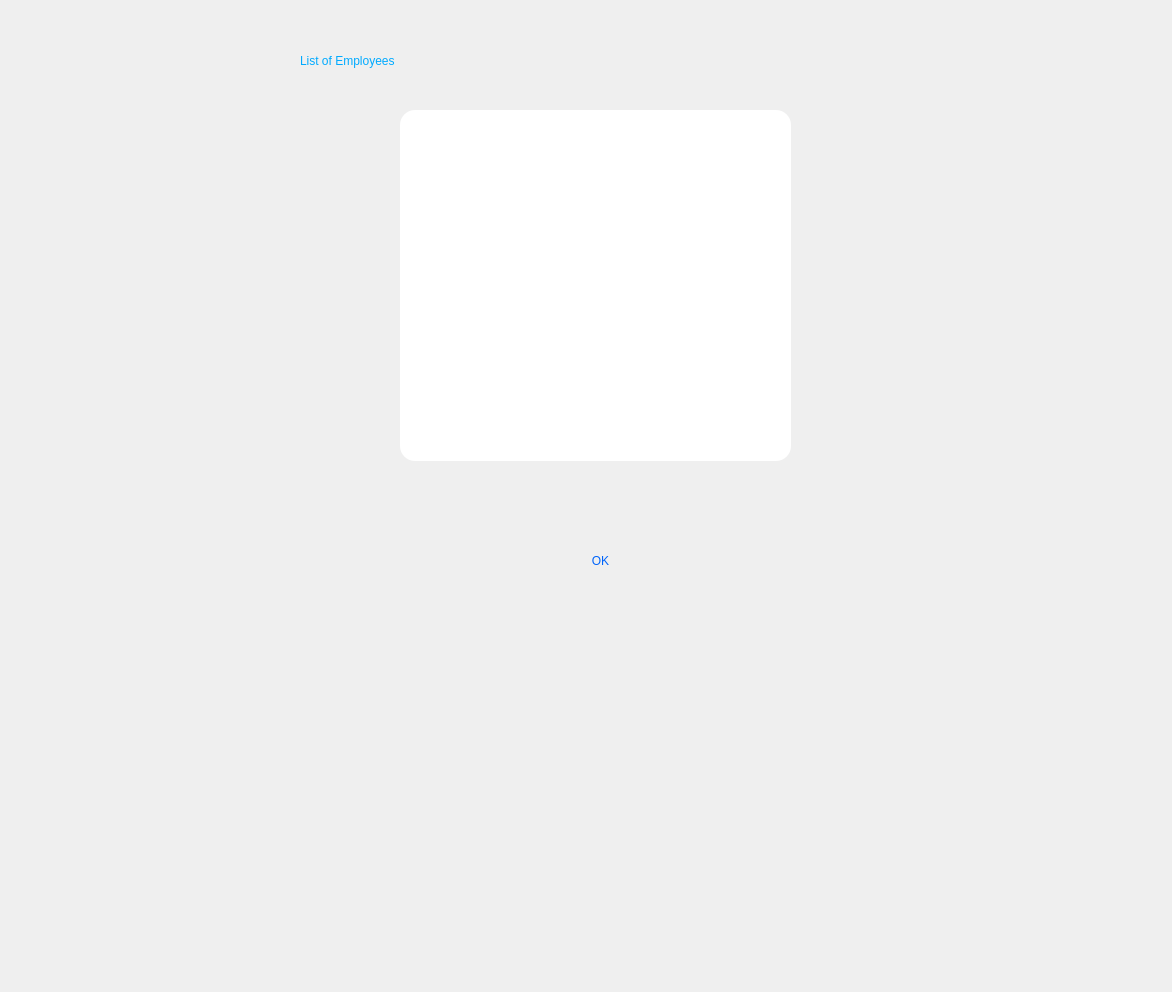
<?xml version="1.0" encoding="UTF-8"?>
<ui version="4.0">
 <class>listemployee</class>
 <widget class="QDialog" name="listemployee">
  <property name="geometry">
   <rect>
    <x>0</x>
    <y>0</y>
    <width>1172</width>
    <height>992</height>
   </rect>
  </property>
  <property name="windowTitle">
   <string>Dialog</string>
  </property>
  <property name="styleSheet">
   <string notr="true">background-image: url(:/Screenshot 2024-07-05 130354.png);</string>
  </property>
  <widget class="QListWidget" name="listWidget">
   <property name="geometry">
    <rect>
     <x>400</x>
     <y>110</y>
     <width>391</width>
     <height>351</height>
    </rect>
   </property>
   <property name="styleSheet">
    <string notr="true">background-color: qlineargradient(spread:reflect, x1:0, y1:0, x2:1, y2:1, stop:0 rgba(255, 0, 0, 255), stop:1 rgba(255, 255, 255, 255));
background-color: qlineargradient(spread:pad, x1:0, y1:0, x2:1, y2:1, stop:0 rgba(255, 255, 255, 255), stop:1 rgba(255, 255, 255, 255));
border-radius:15%;
color: rgb(0, 100, 250);</string>
   </property>
  </widget>
  <widget class="QPushButton" name="pushButton">
   <property name="geometry">
    <rect>
     <x>470</x>
     <y>540</y>
     <width>261</width>
     <height>41</height>
    </rect>
   </property>
   <property name="styleSheet">
    <string notr="true">border-radius:15%;
color: rgb(0, 100, 250);
font: 12pt &quot;MV Boli&quot;;</string>
   </property>
   <property name="text">
    <string>OK</string>
   </property>
  </widget>
  <widget class="QLabel" name="label">
   <property name="geometry">
    <rect>
     <x>300</x>
     <y>30</y>
     <width>511</width>
     <height>61</height>
    </rect>
   </property>
   <property name="styleSheet">
    <string notr="true">color: rgb(0, 170, 255);
font: 75 28pt &quot;MS Shell Dlg 2&quot;;</string>
   </property>
   <property name="text">
    <string>List of Employees</string>
   </property>
  </widget>
 </widget>
 <resources/>
 <connections/>
</ui>
